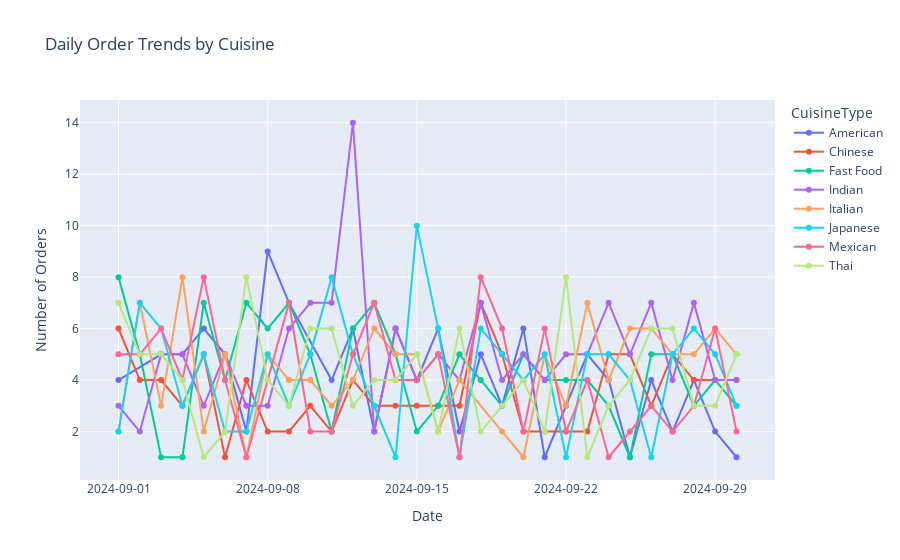

Notebook cell for this chart:
### Markdown cell above
**6.Line Chart: Daily Order Trends**

### Code cell
# Group by Date and Cuisine
daily_orders = df.groupby(['OrderDate','CuisineType']).size().reset_index(name='NumOrders')

# Line Chart with Plotly
fig = px.line(
    daily_orders,
    x='OrderDate',
    y='NumOrders',
    color='CuisineType',
    markers=True,
    title='Daily Order Trends by Cuisine'
)
fig.update_layout(
    xaxis_title='Date',
    yaxis_title='Number of Orders',
    legend_title='CuisineType',
    xaxis=dict(tickformat='%Y-%m-%d')
)
fig.show()
